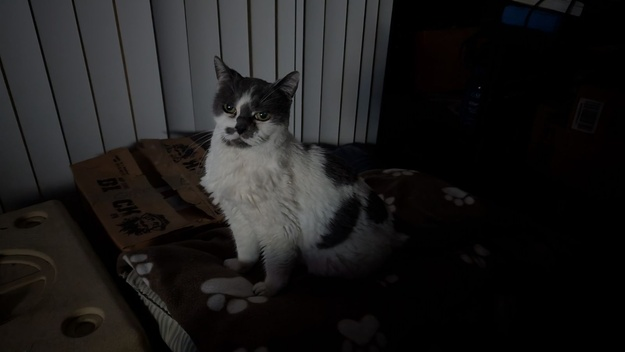
#> input picture final_project/images/laney.jpg, 625 x 352 px, shrunk from 1600 x 900 before the run
$ python region_growing.py
#> lines starting #> are read from the running program, lines starting #| are printed output that depends on the picture; after the words box and inside, x2 and y2 are one past the last pixel; in counts of white or black regions, pixels touching at a corner belong together
#> in img_read, img is the input picture: shape (352, 625, 3); mean B, G, R 27, 27.3, 28.3
"""
Image Analysis Final Project - Region Growing
Bret A. Brouse Jr. - 12.10.2024
"""

# Preamble
######################################################################

import matplotlib.pyplot as plt
import numpy as np
import cv2

from skimage import segmentation
from collections import deque
from skimage import data
# from skimage import segmentation, io, color, img_as_float


# Functions
######################################################################

""" region growing functiont hat takes in an RGB image, a seed point to
    base the regions on, and a threshold for similarity and returns a
    binary mask of the segmented region
"""
def region_growing(img, seed, threshold):

    # img dimensions
#> called with seed = (200, 300), threshold = 30
    height, width = img.shape[0], img.shape[1]
#> height = 352; width = 625

    # initialize a segmented region mask
    segged = np.zeros((height, width), dtype=np.uint8)

    # convert img to float
    img = img.astype(np.float32)

    # get the seed values
    seed_pt = img[seed[1], seed[0]]
#> seed_pt = [18, 13, 10]

    # make a queue for region growing
    queue = deque([seed])
    segged[seed[1], seed[0]] = 1    # seed is part of this region

    # define 8-connectivity offsets
    bros = [(-1, -1), (-1, 0), (-1, 1), (0, -1),
            (0, 1), (1, -1), (1, 0), (1, 1)]

    while queue:
        x, y = queue.popleft() # pop the next pixel to check

        for dx, dy in bros: # iterate through surrounding pixels
            nx, ny = x + dx, y + dy # new x and new y

            # check if neighbor is within bounds of image and not already segmented
            if 0 <= nx < width and 0 <= ny < height and not segged[ny, nx]:

                # calculate the pixel similarity ('distance')
                r = np.linalg.norm(img[ny, nx] - seed_pt)

                # if distance sufficiently small, indicate in the mask array that
                # the pixel is part of the mask (assign 1 instead of 0)
                if r < threshold:
                    segged[ny, nx] = 1
                    queue.append((nx, ny))
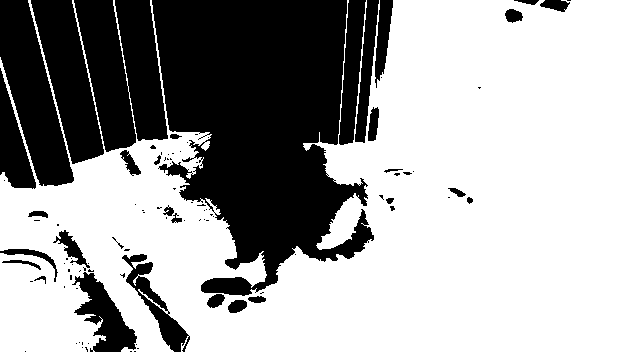
#> segged: shape (352, 625); values 0 (black) and 1 (white), 64% white; 101 black regions (69 under 20 px), largest, box (x1, y1, x2, y2) and area: (152, 0, 374, 296) 42205, (74, 0, 168, 152) 9896, (0, 0, 74, 186) 6992

    return segged

# read in images
def img_read(path, filename):
    img = cv2.imread(path + filename)
    img = cv2.cvtColor(img, cv2.COLOR_BGR2RGB)

    return img


# Variables
######################################################################
# paths
imgs_folder = 'images/'
save_path = 'images/pres_images/'

# images
laney_jpg = 'laney.jpg'
bobby_jpg = 'pissed_bobby.jpg'
neuro_tif = 'bk_ch00.tif'
monarch_png = 'monarch.png'

# pick a seed point and set the threshold
seed_pt = (200, 300) # Laney Blind 1
# [5 lines of commented-out code are left out]
thresh = 30.0


# Execution
######################################################################
# read in img
img = img_read(imgs_folder, laney_jpg)    # laney imp
# [8 lines of commented-out code are left out]
seg_mask = region_growing(img, seed_pt, thresh)

# use mask to show boundaries
bnds =  segmentation.mark_boundaries(img, seg_mask, color=(0, 1, 1))
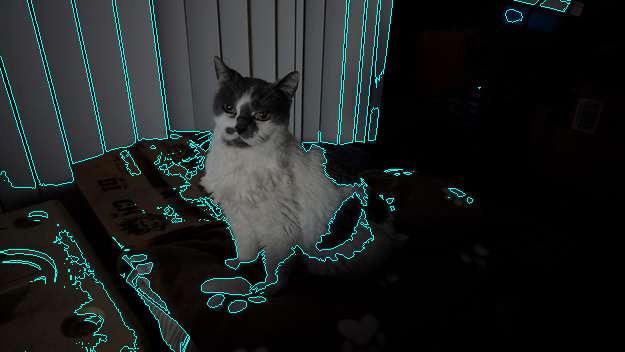
#> bnds: shape (352, 625, 3) float64; mean R, G, B 0.107, 0.13, 0.129


plt.figure(dpi=300)
plt.title(f'Seed value = {img[seed_pt[1], seed_pt[0]]}')
plt.axis('off')

plt.plot(seed_pt[0], seed_pt[1], 'o', color='red', markersize=3.7)
plt.imshow(bnds)

# plt.savefig(save_path + 'neuron_30.png')

# print(img[seed_pt[1], seed_pt[0]])

# print(img[160, 200])


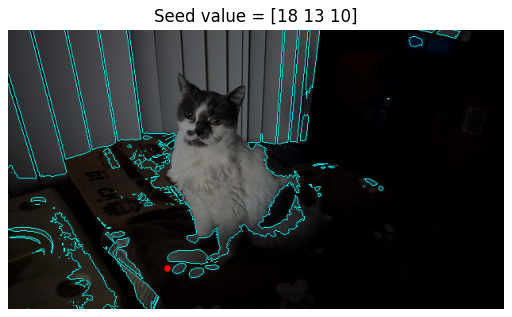
#> figure drawn by matplotlib, 1 panel
